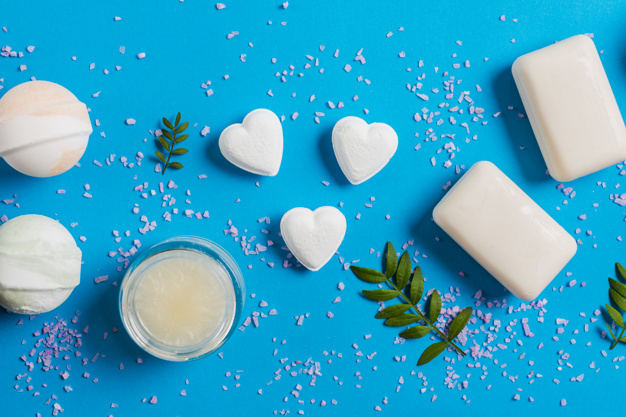
#> input picture atividade/sala/aula_2/imgs/soaps.jpg, 626 x 417 px
$ python code2.py   (older library calls are emulated)
#> lines starting #> are read from the running program, lines starting #| are printed output that depends on the picture
### atividade/sala/aula_2/show_image.py
import matplotlib.pyplot as plt

def show_image(image, title='image', cmap_type= 'gray'):
    plt.imshow(image, cmap=cmap_type)
    plt.title(title)
    plt.axis('off')
    plt.show()

### atividade/sala/aula_2/code2.py
from skimage.color import rgb2gray
import matplotlib.pyplot as plt
from show_image import show_image
import cv2
import numpy as np

soaps = plt.imread('imgs/soaps.jpg')
#> soaps is the input picture: shape (417, 626, 3); mean R, G, B 56.5, 165.4, 199.6
gray_soaps= rgb2gray(soaps)
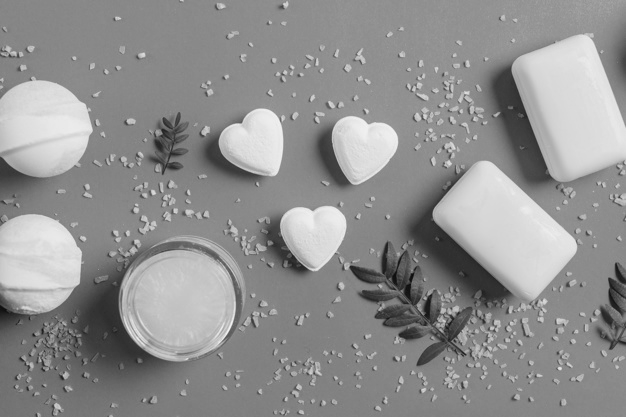
#> gray_soaps: shape (417, 626) float64; min 0.0424, max 0.962, mean 0.568

sobelX = cv2.Sobel(gray_soaps, cv2.CV_64F, 1, 0)
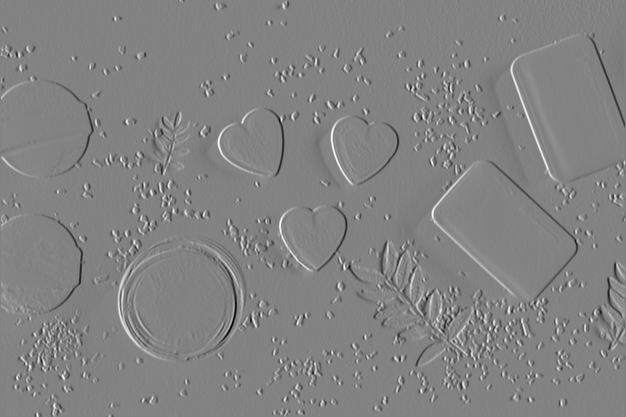
#> sobelX: shape (417, 626) float64; min -2.14, max 2.03, mean 0.000184; drawn with min black and max white
sobelY = cv2.Sobel(gray_soaps, cv2.CV_64F, 0, 1)
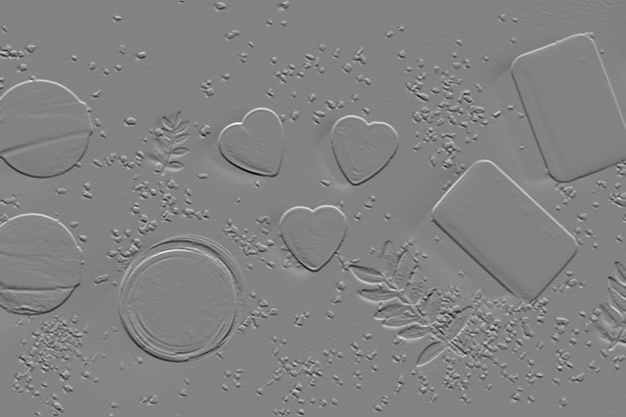
#> sobelY: shape (417, 626) float64; min -2.12, max 2.01, mean -0.00115; drawn with min black and max white
sobelX = np.uint8(np.absolute(sobelX))
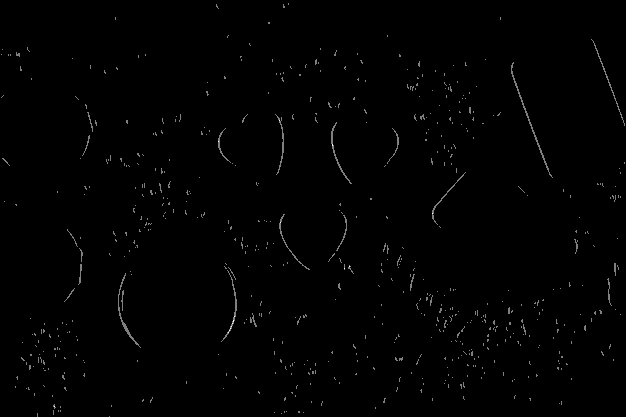
#> sobelX: shape (417, 626); min 0, max 2, mean 0.0133; drawn with min black and max white
sobelY = np.uint8(np.absolute(sobelY))
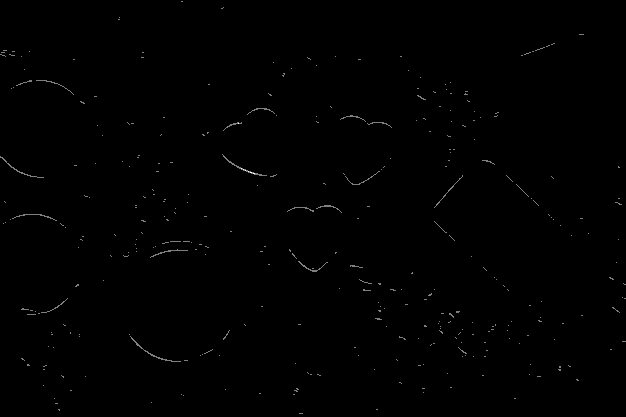
#> sobelY: shape (417, 626); min 0, max 2, mean 0.00641; drawn with min black and max white

edge_sobel = cv2.bitwise_or(sobelX, sobelY)

show_image(soaps, 'Original')
show_image(sobelX, 'sobel horizontal')
show_image(sobelY, 'sobel vertical')
show_image(edge_sobel, 'imagem com filtro Sobel')
